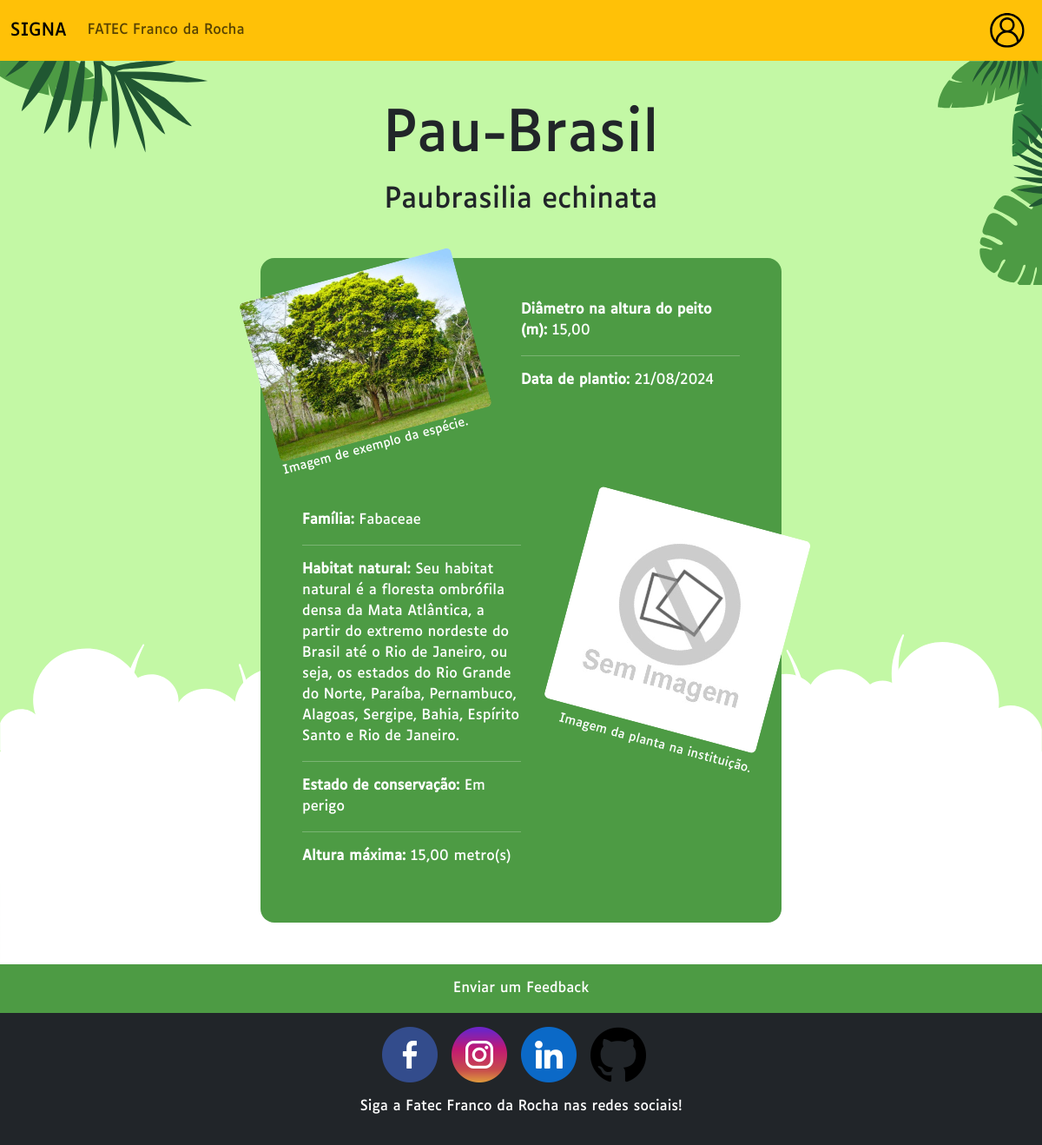
/especime/1, run on the app's committed database.
### tables this page shows
CREATE TABLE TBESPECIME
(
	IDESPECIME INT AUTO_INCREMENT,																	 
	IDESPECIE INT NOT NULL,																			 
	COORD VARCHAR(50),																				 
	IMAGEM VARCHAR(256),																			 
	DESCRICAOIMG VARCHAR(256),																		 
	ESTADO CHAR(1),																					 
	DAP DECIMAL(4,2),																				 
	DATPLANT DATETIME,																			 
	DATACAD DATETIME,																			 
	IDCADADM INT,																					 
	CONSTRAINT TBESPECIME_PK PRIMARY KEY (IDESPECIME),
	CONSTRAINT TBESPECIME_FK_TBESPECIE FOREIGN KEY (IDESPECIE) REFERENCES TBESPECIE(IDESPECIE),
	CONSTRAINT TBESPECIME_FK_TBADMIN FOREIGN KEY (IDCADADM) REFERENCES TBADMIN(IDADMIN)
);

CREATE TABLE TBESPECIE
(
	IDESPECIE INT AUTO_INCREMENT,												  
	NOMECIE VARCHAR(256),						                                  
	NOMEPOP VARCHAR(256),						                                  
	FAMILIA VARCHAR(256),						                                  
	HABITAT VARCHAR(2000),						                                  
	ALTURA DECIMAL(5,2),							                              
	CONSERV CHAR(1),															  
	IMAGEM VARCHAR(256),						                                  
	DESCRICAOIMG VARCHAR(256),					                                  
	DATACAD DATETIME,						                                  
	IDCADADM INT, 
	CONSTRAINT TBESPECIE_PK PRIMARY KEY (IDESPECIE),
	CONSTRAINT TBESPECIE_FK_TBADMIN FOREIGN KEY (IDCADADM) REFERENCES TBADMIN(IDADMIN)
);

### controller/routes.php (called while the page is built, shortened)
<?php
include_once "especime.php";
class Route
{
    function abrirExibirEspecime($idEspecime)
    {
        $planta = new EspecimeController();
        $planta = $planta->buscarTudo($idEspecime);
        include_once "view/paginaExibePlanta.php";
    }
}
?>

### model/especime.php (called while the page is built, shortened)
<?php
class Especime
{
    private $IDESPECIME;
    function buscarTudo()
    {
        $con = Conexao::conectar();
        $cmd = $con->prepare("SELECT TBA.IMAGEM 'IMGESPECIME',TBA.DESCRICAOIMG 'DESCESPECIME',DAP,DATPLANT 'DATPLANT',NOMECIE,NOMEPOP,FAMILIA,HABITAT,CONSERV,ALTURA,TBB.IDESPECIE,TBB.IMAGEM 'IMGESPECIE',TBB.DESCRICAOIMG 'DESCESPECIE'
        FROM TBESPECIME TBA JOIN TBESPECIE TBB ON TBA.IDESPECIE = TBB.IDESPECIE WHERE IDESPECIME = :IDESPECIME");
        $cmd->bindParam(":IDESPECIME", $this->IDESPECIME);
        $cmd->execute();
        return $cmd->fetch(PDO::FETCH_OBJ);
    }
}
?>

### controller/especime.php (called while the page is built, shortened)
<?php
include_once "model/especime.php";
class EspecimeController
{
    function buscarTudo($id)
    {
        $especime = new Especime();
        $especime->IDESPECIME = $id;
        return $especime->buscarTudo();
    }
}
?>

### view/paginaExibePlanta.php (the view, shortened to what this page needs)
<!DOCTYPE html>
<html lang="pt-br">
<head>
    <?php include_once "resource/head.php";?>
</head>
<body class="d-flex flex-column min-vh-100">
    <div class="corpo min-vh-100 h-100">
        <div class="conteudo bg-secondary h-100 clouds">
            <div class="container-fluid folhas p-0 m-0 row justify-content-center align-content-center position-relative h-100">
                <section class="col-sm-10 col-lg-8 col-xl-6 p-0 my-5" style="z-index: 2;">
                    <header class="display-1 text-center mb-3 text-break"><?php echo $planta->NOMEPOP;?></header>
                    <h2 class="text-center mb-5"><?php echo $planta->NOMECIE;?></h2>
                    <article class="bg-verde p-3 p-lg-5 rounded-4 text-white ">
                        <div class="row m-0 mb-md-3">
                            <div class="col-md-6 p-0 mb-3 mb-md-0">
                                <figure class="figure imgview1">
                                    <img src="<?php echo isset($planta->IMGESPECIE) ? URL."resource/imagens/especies/$planta->IMGESPECIE" : URL."resource/sem_imagem.jpg";?>" aria-label="<?php echo "$planta->DESCESPECIE";?>" alt="<?php echo "$planta->DESCESPECIE";?>" class="w-100 rounded">
                                    <figcaption class="figure-caption text-white">Imagem de exemplo da espécie.</figcaption>
                                </figure>
                            </div>
                            <div class="col-md-6 p-0">
                                <p><strong><?php echo "Diâmetro na altura do peito (m):</strong> ".number_format($planta->DAP, 2, ',', '.');?></p>
                                <hr>
                                <p><strong><?php echo "Data de plantio:</strong> ".date("d/m/Y",strtotime($planta->DATPLANT));?></p>
                            </div>
                        </div>
                        <div class="row m-0">
                            <div class="col-md-6 p-0">
                                <p><strong><?php echo "Família:</strong> $planta->FAMILIA";?></p>
                                <hr>
                                <p><strong><?php echo "Habitat natural:</strong> $planta->HABITAT";?></p>
                                <hr>
                                <?php $estadosConservação = [0 => 'Extinto', 1 => 'Extinto na natureza', 2 => 'Criticamente em perigo', 3 => 'Em perigo', 4 => 'Vulnerável', 5 => 'Quase ameaçado', 6 => 'Pouco preocupante', 7 => 'Dados Deficientes', 8 => 'Não avaliada'];?>
                                <p><strong><?php echo "Estado de conservação:</strong> ".$estadosConservação[$planta->CONSERV];?></p>
                                <hr>
                                <p><strong><?php echo "Altura máxima:</strong> ".number_format($planta->ALTURA, 2, ',', '.')." metro(s)";?></p>
                            </div>
                            <div class="col-md-6 p-0">
                                <figure class="figure imgview2">
                                    <img src="<?php echo isset($planta->IMGESPECIME) ? URL."resource/imagens/especimes/$planta->IMGESPECIME" : URL."resource/sem_imagem.jpg" ;?>" aria-label="<?php echo "$planta->DESCESPECIME";?>" class=" w-100 figure-img img-fluid rounded" alt="<?php echo "$planta->DESCESPECIME";?>">
                                    <figcaption class="figure-caption text-end text-white">Imagem da planta na instituição.</figcaption>
                                </figure>
                            </div>
                        </div>
                    </article>
                </section>
            </div>
        </div>
    </div>
</body>
</html>

### resource/css/default.css (style rules this page uses)
:root { overflow-x: hidden; --verde:#4D9B44; --verde-claro:#C3F8A5; --verde-escuro:#205732; --terroso-creme:#FFC7A4; }
.imgview1 { transform: translate(-20%,-15%) rotate(-15deg); }
.imgview2 { transform: translate(20%,0) rotate(15deg); }
@media only screen and (max-width: 1200px) { .display-1 { font-size: calc(1.0rem + 4vw); font-weight: 300; line-height: 1.2; } }
* { font-family: "luciole" !important; }
body { padding-right: 0 !important; }
.bg-verde { background-color: var(--verde); }
.folhas { background-color: var(--verde-claro); background-image:url('../ui/bg/bg_arvore_topo_esquerdo.svg'),url('../ui/bg/bg_arvore_topo_direito.svg'),url('../ui/bg/bg_arvore_inferior_esquerdo.svg'),url('../ui/bg/bg_arvore_inferior_direito.svg'); background-repeat: no-repeat; background-position: top left, top right, bottom left, bottom right; background-size: 20%,10%,20%,10%; }
.corpo { height: 100%; font-family: 'Luciole'; display: grid; grid-template-areas: 'navbar''conteudo''rodape'; grid-template-rows: minmax(70px,min-content) auto minmax(70px,min-content); grid-template-columns: 100%; }
.conteudo { grid-area: conteudo; }

### data on the page
tbespecime: IDESPECIE.NOMEPOP "Pau-Brasil", IDESPECIE.NOMECIE "Paubrasilia echinata", IDESPECIE.IMAGEM (picture), DAP "15,00", DATPLANT "21/08/2024", IDESPECIE.FAMILIA "Fabaceae", IDESPECIE.HABITAT "Seu habitat natural é a floresta ombrófila densa da Mata Atlântica, a partir do extremo nordeste do Brasil até o Rio de Janeiro, ou seja, os estados do Rio Grande do Norte, Paraíba, Pernambuco, Alagoas, Sergipe, Bahia, Espírito Santo e Rio de Janeiro.", IDESPECIE.CONSERV "Em perigo", IDESPECIE.ALTURA "15,00"
